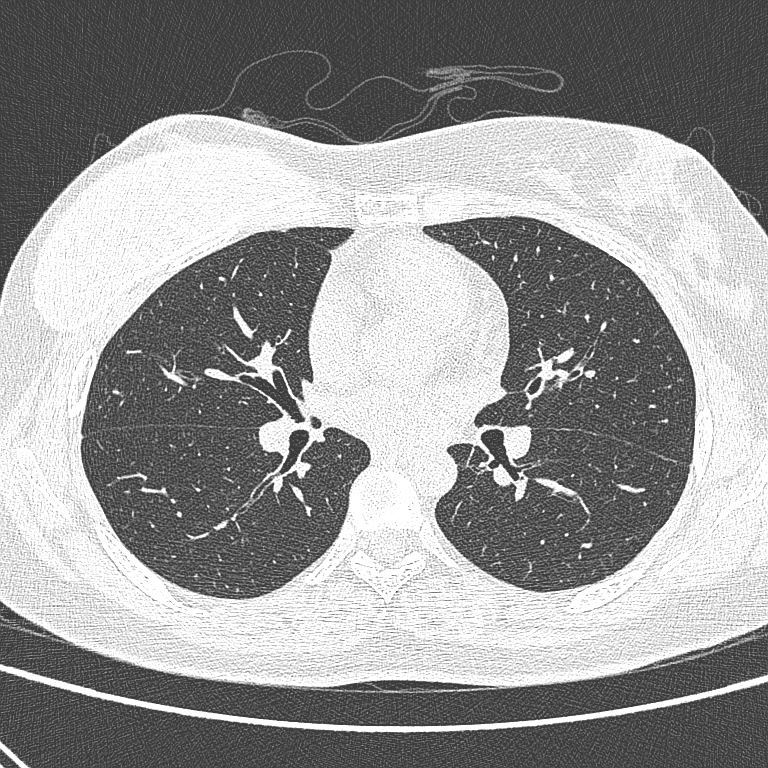
#> input picture DRR_code/1.jpg, 768 x 768 px
$ python resize2.py
#> lines starting #> are read from the running program, lines starting #| are printed output that depends on the picture
#> further down, v_img is the input picture: shape (768, 768, 3); min 30, max 255, mean 150.9
#| (768, 768, 3)
import cv2
import numpy as np

def resizeAndPad(img, size, padColor=0):
#> called with size = (384, 384), padColor = 127
    print(padColor)

    h, w = img.shape[:2]
#> h = 768; w = 768
    sh, sw = size

    # interpolation method
    if h > sh or w > sw: # shrinking image
        interp = cv2.INTER_AREA
    else: # stretching image
        interp = cv2.INTER_CUBIC

    # aspect ratio of image
    aspect = w/h  # if on Python 2, you might need to cast as a float: float(w)/h
#> aspect = 1

    # compute scaling and pad sizing
    if aspect > 1: # horizontal image
        new_w = sw
        new_h = np.round(new_w/aspect).astype(int)
        pad_vert = (sh-new_h)/2
        pad_top, pad_bot = np.floor(pad_vert).astype(int), np.ceil(pad_vert).astype(int)
        pad_left, pad_right = 0, 0
    elif aspect < 1: # vertical image
        new_h = sh
        new_w = np.round(new_h*aspect).astype(int)
        pad_horz = (sw-new_w)/2
        pad_left, pad_right = np.floor(pad_horz).astype(int), np.ceil(pad_horz).astype(int)
        pad_top, pad_bot = 0, 0
    else: # square image
        new_h, new_w = sh, sw
        pad_left, pad_right, pad_top, pad_bot = 192, 192, 192, 192

    # set pad color
    if len(img.shape) is 3 and not isinstance(padColor, (list, tuple, np.ndarray)): # color image but only one color provided
        padColor = [padColor]*3

    # scale and pad
    scaled_img = cv2.resize(img, (new_w, new_h), interpolation=interp)
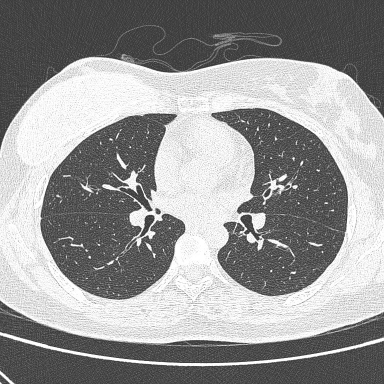
#> scaled_img: shape (384, 384, 3); min 52, max 255, mean 151
    scaled_img = cv2.copyMakeBorder(scaled_img, pad_top, pad_bot, pad_left, pad_right, borderType=cv2.BORDER_CONSTANT, value=padColor)
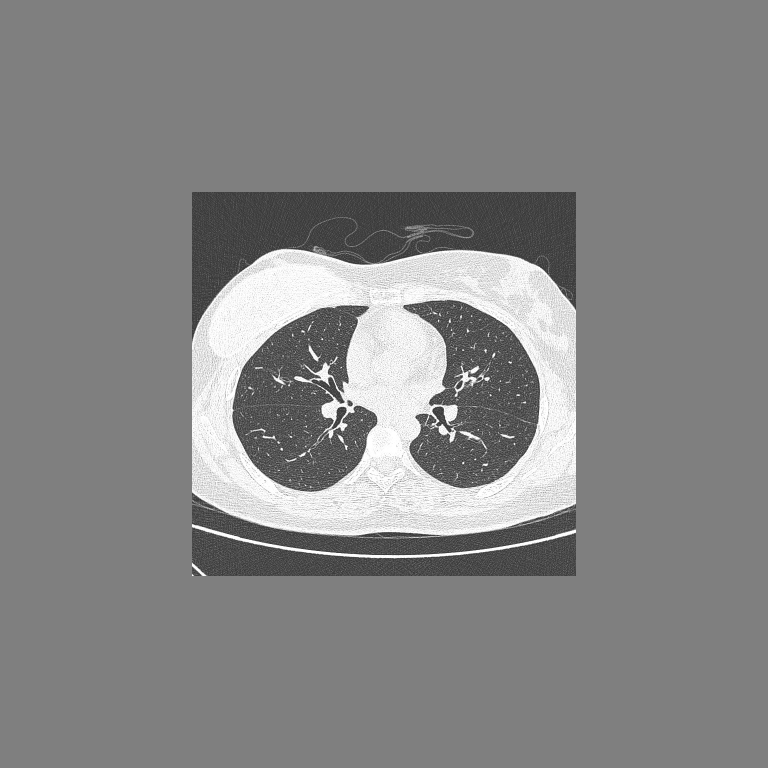
#> scaled_img: shape (768, 768, 3); min 52, max 255, mean 133

    return scaled_img

v_img = cv2.imread('1.jpg') # vertical image
print(v_img.shape)

scaled_v_img = resizeAndPad(v_img, (384,384), 127)
print(scaled_v_img.shape)
#| (768, 768, 3)
cv2.imshow('image',scaled_v_img)
cv2.imwrite('man1.jpg',scaled_v_img)
cv2.waitKey(0)
cv2.destroyAllWindows()

#h_img = cv2.imread('h.jpg') # horizontal image
#scaled_h_img = resizeAndPad(h_img, (200,200), 127)

$ run again, with DRR_code/2.jpg copied over DRR_code/1.jpg
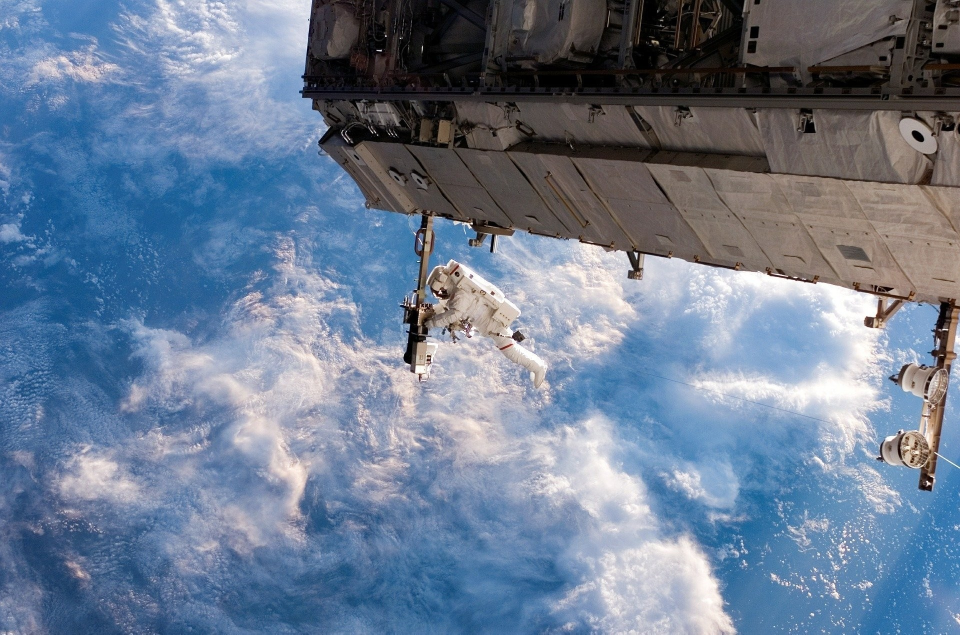
#> input picture DRR_code/2.jpg, 1920 x 1269 px (shown at 1/2 size)
#> v_img is the input picture: shape (1269, 1920, 3); mean B, G, R 146.9, 124.4, 108.1
#| (1269, 1920, 3)
#> in resizeAndPad, `scaled_img = cv2.resize(img, (new_w, new_h), interpolation=interp)`:
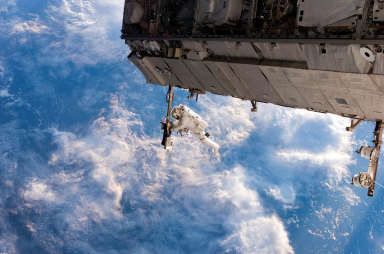
#> scaled_img: shape (254, 384, 3); mean B, G, R 146.9, 124.4, 108.1
#> in resizeAndPad, `scaled_img = cv2.copyMakeBorder(scaled_img, pad_top, pad_bot, pad_left..`:
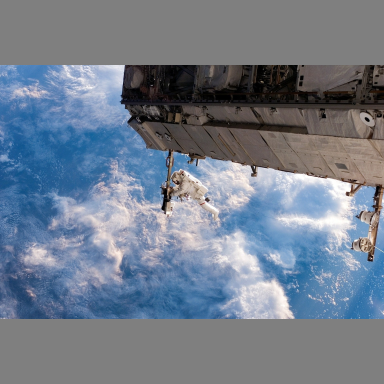
#> scaled_img: shape (384, 384, 3); mean B, G, R 140.1, 125.3, 114.5
#| (384, 384, 3)

$ run again, with DRR_code/abc.jpg copied over DRR_code/1.jpg
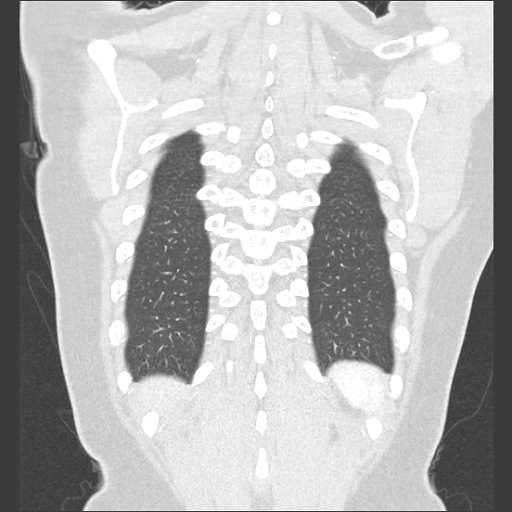
#> input picture DRR_code/abc.jpg, 512 x 512 px
#> v_img is the input picture: shape (512, 512, 3); min 38, max 255, mean 181.5
#| (512, 512, 3)
#> in resizeAndPad, `scaled_img = cv2.copyMakeBorder(scaled_img, pad_top, pad_bot, pad_left..`:
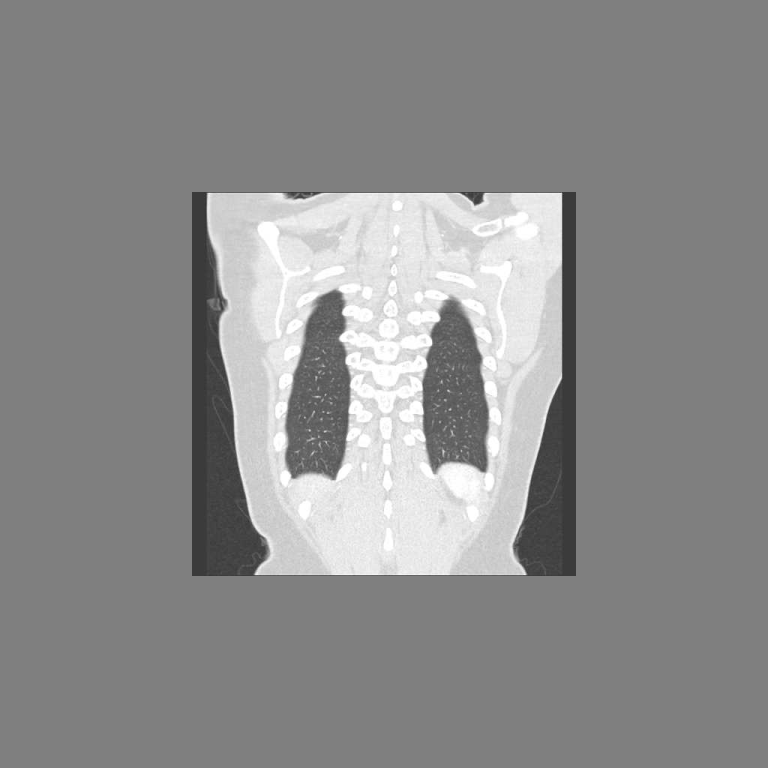
#> scaled_img: shape (768, 768, 3); min 48, max 255, mean 140.6
#| (768, 768, 3)
